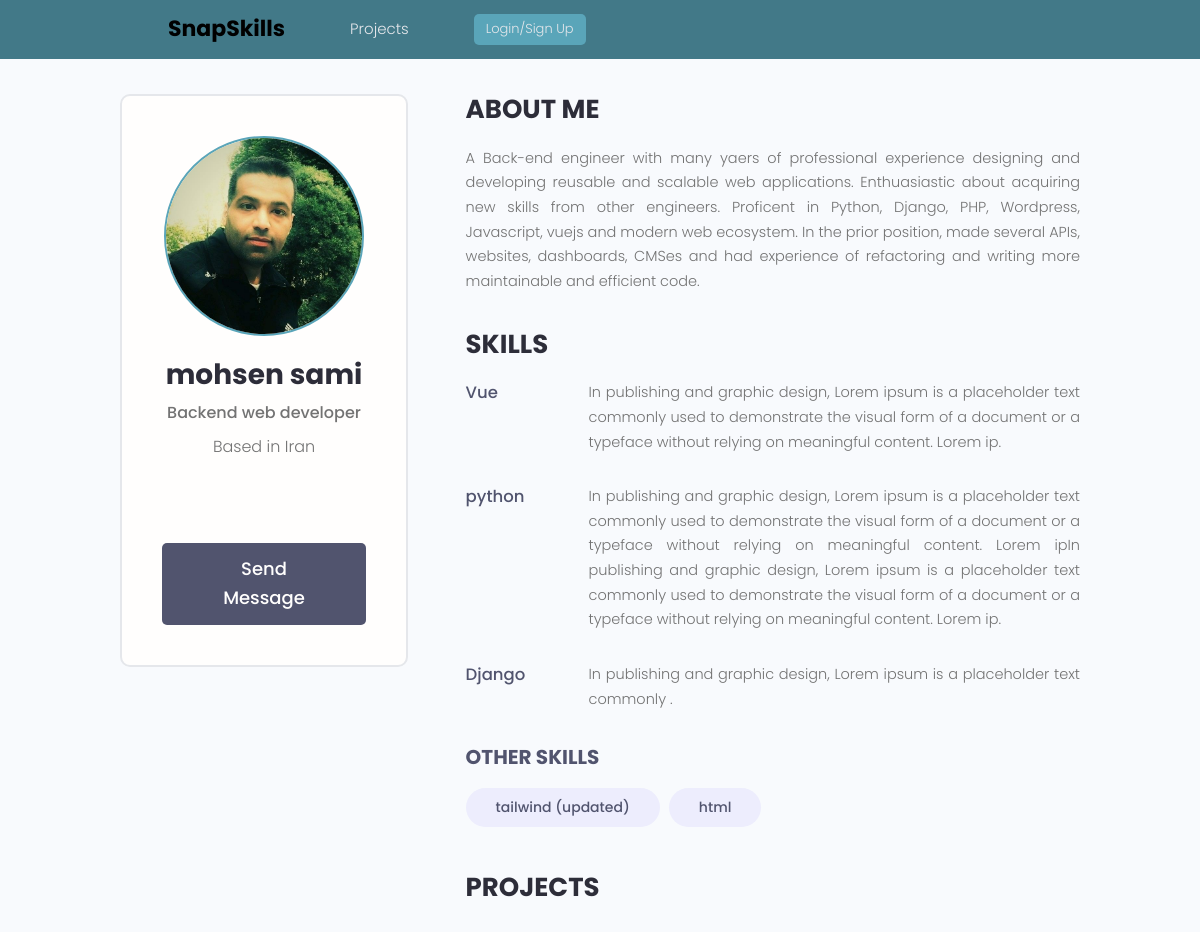
The page /profile/5ddd7494-9ec7-41aa-be1a-43f1dc43c1bd/ on the database its author committed.
### users/models.py (models this page shows, shortened)
class Profile(models.Model):
    user = models.OneToOneField(User, on_delete=models.CASCADE, null=True, blank=True)
    name = models.CharField(max_length=200, blank=True, null=True)
    email = models.EmailField(max_length=500, blank=True, null=True)
    username = models.CharField(max_length=200, blank=True, null=True)
    location = models.CharField(max_length=200, blank=True, null=True)
    short_intro = models.CharField(max_length=200, blank=True, null=True)
    bio = models.TextField(blank=True, null=True)
    profile_image = models.ImageField(null=True, blank=True, upload_to='profiles/', default="profiles/user-default.png")
    social_github = models.CharField(max_length=200, blank=True, null=True)
    social_twitter = models.CharField(max_length=200, blank=True, null=True)
    social_linkedin = models.CharField(max_length=200, blank=True, null=True)
    social_youtube = models.CharField(max_length=200, blank=True, null=True)
    social_website = models.CharField(max_length=200, blank=True, null=True)
    created = models.DateTimeField(auto_now_add=True)
    id = models.UUIDField(default=uuid.uuid4, unique=True, primary_key=True, editable=False)
    class Meta:
        ordering = ['created']
    @property
    def imageURL(self):
        try:
            url = self.profile_image.url
        except:
            url = './media/profiles/user-default.png'
        return url

class Skill(models.Model):
    owner = models.ForeignKey(Profile, on_delete=models.CASCADE, null=True, blank=True)
    name = models.CharField(max_length=200, blank=True, null=True)
    description = models.TextField(null=True, blank=True)
    created = models.DateTimeField(auto_now_add=True)
    id = models.UUIDField(default=uuid.uuid4, unique=True, primary_key=True, editable=False)
    def __str__(self):
        return str(self.name)

### users/views.py (the view)
# urls.py: path('profile/<str:pk>/', views.ProfileDetailView.as_view(), name="profile-detail"),
class ProfileDetailView(View):
    def get(self, request, pk):
        profile = Profile.objects.get(id=pk)
        topSkills = profile.skill_set.exclude(description__exact="")
        otherSkills = profile.skill_set.filter(description="")
        context = {'profile': profile, 'topSkills': topSkills,
               "otherSkills": otherSkills}
        return render(request, 'users/profile_detail.html', context)

### users/templates/users/profile_detail.html (shortened to what this page needs)
{% extends 'main.html' %}
{% load thumbnail %}
{% block content %}
<main class="profile my-md">
    <div class="container">
        <div class="layout">
            <div class="column column--1of3">
                <div class="card text-center">
                    <div class="card__body dev">
                        {% thumbnail profile.profile_image "196x196" crop="center" as im %}
                            <img class="avatar avatar--xl" src="{{ im.url }}" width="{{ im.width }}" height="{{ im.height }}">
                        {% endthumbnail %}
                        <h2 class="dev__name">{{profile.name}}</h2>
                        <p class="dev__title">{{profile.short_intro}}</p>
                        <p class="dev__location">Based in {{profile.location}}</p>
                        <ul class="dev__social">
                        </ul>
                        {% if request.user.profile.id != profile.id %}
                        <a href="{% url 'create-message' profile.id %}" class="btn btn--sub btn--lg">Send Message </a>
                        {% endif %}
                    </div>
                </div>
            </div>
            <div class="column column--2of3">
                <div class="devInfo">
                    <h3 class="devInfo__title">About Me</h3>
                    <p class="devInfo__about">{{profile.bio}}</p>
                </div>
                <div class="devInfo">
                    <h3 class="devInfo__title">Skills</h3>
                    <div class="devInfo__skills">
                        {% for skill in topSkills %}
                        <div class="devSkill">
                            <h4 class="devSkill__title">{{skill.name}}</h4>
                            <p class="devSkill__info">{{skill.description}}</p>
                        </div>
                        {% endfor %}
                        <h3 class="devInfo__subtitle">Other Skills</h3>
                        <div class="devInfo__otherSkills">
                            {% for skill in otherSkills %}
                            <span class="tag tag--pill tag--sub tag--lg">
                                <small>{{skill}}</small>
                            </span>
                            {% endfor %}
                        </div>
                    </div>
                </div>
                <div class="devInfo">
                    <h3 class="devInfo__title">Projects</h3>
                </div>
            </div>
        </div>
    </div>
</main>
{% endblock content %}

### static/css/app.css (style rules this page uses)
:root { --color-sub: #2d2d39; }
.btn--sub { background-color: var(--color-sub-light); }
.card { border: 2px solid var(--color-light); }
img { width: 100%; }
.profile .card > .dev { padding: 4rem; }
.dev__name { color: var(--color-sub); font-size: 2.8rem; font-weight: 700; margin-top: 1rem; margin-bottom: 0.5rem; }
.dev__title { font-size: 1.6rem; font-weight: 500; line-height: 1.3; }
.dev__location { margin-top: 1rem; }
.dev__social { margin: 3rem 0; list-style: none; display: flex; justify-content: center; gap: 1.5rem; }
.devInfo { margin-bottom: 3rem; }
.devInfo__title, .devInfo__subtitle { font-size: 2.6rem; color: var(--color-sub); text-transform: uppercase; font-weight: 700; margin-bottom: 1.5rem; }
.devInfo__subtitle { font-size: 2rem; color: var(--color-sub-light); }
.devInfo__about, .devSkill__info { font-size: 1.45rem; line-height: 1.7; text-align: justify; }
.devSkill { margin-bottom: 3rem; }
.devSkill__title { font-size: 1.65rem; font-weight: 500; color: var(--color-sub-light); }
@media screen and (min-width: 700px) { .devSkill { display: flex; justify-content: space-between; gap: 3rem; } }
@media screen and (min-width: 700px) { .devSkill__info { flex-basis: 80%; } }

### static/uikit/styles/modules/_variables.css (style rules this page uses)
:root { --color-main: #5aa5b9; --color-main-light: #e6faff; --color-sub: #3f4156; --color-sub-light: #51546e; --color-sub-lighter: #ededfd; --color-text: #737373; --color-gray: #8b8b8b; --color-light: #e5e7eb; --color-light-gray: #767676; --color-bg: #f8fafd; --color-white: #fffefd; --color-white-light: #f3f3f3; --color-success: #359e64; --color-success-bg: #def8e8; --color-error: #fc4b0b; --color-error-bg: #fff2ee; --font-base: 'Poppins', arial, helvetica, 'Segoe UI', roboto, ubuntu, sans-serif; --font-monospace: 'Fira Code', 'Courier New', courier, monospace; --font-regular: 300; --font-medium: 500; --font-bold: 700; --generic-shadow: 1px 1px 5px #00000010; --generic-transition: all 0.3s ease-in-out; }

### static/uikit/styles/modules/_base.css (style rules this page uses)
* { margin: 0; padding: 0; box-sizing: border-box; text-rendering: optimizeLegibility; color: inherit; font-size: inherit; }
html { font-size: 50%; }
@media only screen and (min-width: 480px) { html { font-size: 56.25%; } }
@media only screen and (min-width: 1200px) { html { font-size: 62.5%; } }
body { line-height: 1.6; font-weight: 400; font-size: 1.5rem; color: var(--color-text); background-color: var(--color-bg); min-height: 100vh; }

### static/uikit/styles/modules/_typography.css (style rules this page uses)
* { font-family: var(--font-base); }
h2 { font-size: 3.6rem; font-weight: var(--font-bold); }
h3 { font-size: 3.2rem; font-weight: var(--font-medium); }
h4 { font-size: 2.8rem; font-weight: var(--font-medium); }
p, span, strong { font-size: 1.6rem; color: var(--color-text); font-weight: var(--font-regular); }
a { padding-bottom: 2px; text-decoration: none; display: inline-block; color: var(--color-main); font-weight: var(--font-medium); }

### static/uikit/styles/modules/_utilities.css (style rules this page uses)
.container { width: 92%; max-width: 165rem; margin: 0 auto; box-sizing: border-box; }
@media screen and (min-width: 1000px) { .container { width: 90%; } }
@media screen and (min-width: 1200px) { .container { width: 80%; } }
.text-center { text-align: center; }
.my-md { margin: 3rem auto; }

### static/uikit/styles/modules/_avatar.css (style rules this page uses)
.avatar { border-radius: 50%; border: 2px solid var(--color-main); object-fit: cover; }
.avatar--xl { height: 20rem; width: 20rem; }

### static/uikit/styles/modules/_button.css (style rules this page uses)
.btn { display: inline-block; position: relative; cursor: pointer; background-color: var(--color-light); font-weight: var(--font-medium); color: var(--color-sub); text-decoration: none; padding: 1rem 2rem; border-radius: 0.5rem; border: none; width: -webkit-fit-content; width: -moz-fit-content; width: fit-content; height: -webkit-fit-content; height: -moz-fit-content; height: fit-content; font-size: 1.6rem; outline-width: 0; outline-color: transparent; -webkit-backface-visibility: hidden; backface-visibility: hidden; transition: all 0.3s ease-in-out; }
.btn--sub { background-color: var(--color-sub); color: var(--color-white); }
.btn--lg { font-size: 1.8rem; padding: 1.2rem 4.5rem; }

### static/uikit/styles/modules/_card.css (style rules this page uses)
.card { border-radius: 1rem; background-color: var(--color-white); border: 1.5px solid var(--color-light); width: auto; height: auto; margin-top: 0.5rem; margin-bottom: 0.5rem; overflow: hidden; }
.card__body, .card__header { padding: 2rem 2.5rem; }

### static/uikit/styles/modules/_layout.css (style rules this page uses)
.layout { display: flex; flex-flow: row wrap; justify-content: space-between; }
.layout > .column { margin-bottom: 3rem; }
.layout > .column.column--1of3 { flex-basis: 30%; }
.layout > .column.column--2of3 { flex-basis: 64%; }

### rows shown on the page
Profile: name "mohsen sami", short_intro "Backend web developer", location "Iran", bio "A Back-end engineer with many yaers of professional experience designing and developing reusable and scalable web applications. Enthuasiastic about acquiring new skills from other engineers. Proficent in Python, Django, PHP, Wordpress, Javascript, vuejs and modern web ecosystem. In the prior position, made several APIs, websites, dashboards, CMSes and had experience of refactoring and writing more maintainable and efficient code."
Skill: name "Vue", description "In publishing and graphic design, Lorem ipsum is a placeholder text commonly used to demonstrate the visual form of a document or a typeface without relying on meaningful content. Lorem ip."
Skill: name "python", description "In publishing and graphic design, Lorem ipsum is a placeholder text commonly used to demonstrate the visual form of a document or a typeface without relying on meaningful content. Lorem ipIn publishing and graphic design, Lorem ipsum is a placeholder text commonly used to demonstrate the visual form of a document or a typeface without relying on meaningful content. Lorem ip."
Skill: name "Django", description "In publishing and graphic design, Lorem ipsum is a placeholder text commonly ."
Skill: name "tailwind (updated)"
Skill: name "html"
